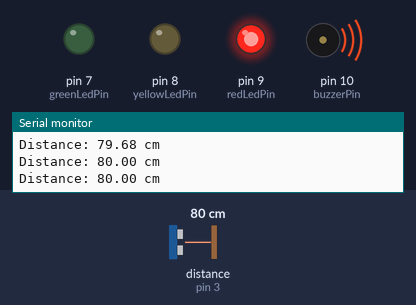
The sketch below on a simulated Arduino Uno, built with avr-gcc and run on an emulated ATmega328P. Parts: output pins drawn as LEDs (lit = HIGH), buzzer (waves = sounding, pin HIGH), the last lines printed to the serial monitor. Wiring (inferred from the names in the program): ultrasonic range finder: trigger pin 2; echo pin 3. Inputs (shaded band) come from the test bench; at power-on: distance to the obstacle (sensor on pin 3) 80 cm. The echo pulse lasts 58.3 µs per cm; pins used as bus, display or sensor lines are not drawn.

Above: at 1.3 s.
1.4 s: distance to the obstacle (sensor on pin 3) set to 16 cm
2.9 s: distance to the obstacle (sensor on pin 3) set to 13 cm
At 4.1 s:
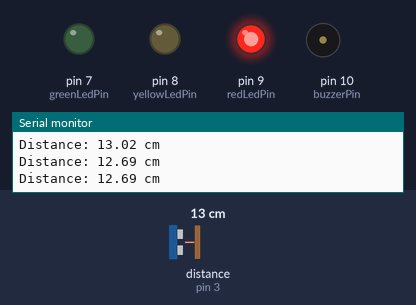
4.5 s: distance to the obstacle (sensor on pin 3) set to 2 cm
At 5.4 s:
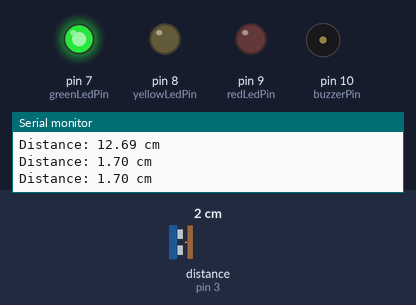
6.0 s: distance to the obstacle (sensor on pin 3) set to 4 cm
7.5 s: distance to the obstacle (sensor on pin 3) set to 7 cm
At 8.0 s:
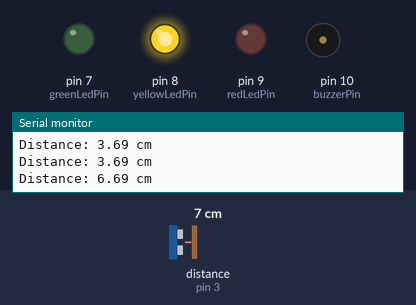
9.0 s: distance to the obstacle (sensor on pin 3) set to 18 cm
At 10.5 s:
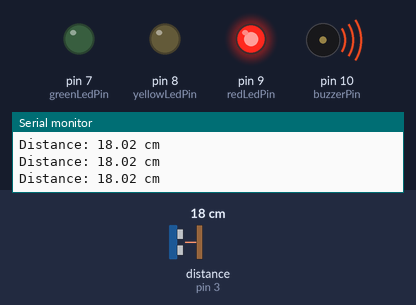
Timing chart, 0 to 11.5 s (numbered marks = the images above; inputs shaded):
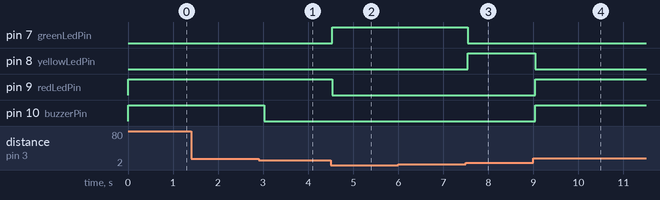

Measured:
- the behaviour switches between 15 and 14 cm on distance to the obstacle (sensor on pin 3) (found by bisection; images 0 and 1)
- the behaviour switches between 5 and 6 cm on distance to the obstacle (sensor on pin 3) (found by bisection; images 2 and 3)
- after the input at 2.9 s, pin 10 (buzzerPin): HIGH → LOW after 0.13 s
- after the input at 4.5 s, pin 7 (greenLedPin): LOW → HIGH at once; pin 9 (redLedPin): HIGH → LOW at once
- after the input at 7.5 s, pin 7 (greenLedPin): HIGH → LOW at once; pin 8 (yellowLedPin): LOW → HIGH at once
- after the input at 9.0 s, pin 8 (yellowLedPin): HIGH → LOW at once; pin 9 (redLedPin), pin 10 (buzzerPin): LOW → HIGH at once

The sketch:

Wate_Level_Indicator_using_HC-SR04.ino
```cpp
// HC-SR04 pins
const int trigPin = 2;
const int echoPin = 3;

// LED pins
const int greenLedPin = 7;
const int yellowLedPin = 8;
const int redLedPin = 9;

// Buzzer pin
const int buzzerPin = 10;

// Constants for distance thresholds
const int greenDistance = 5;   // Green LED threshold (cm)
const int yellowDistance = 10; // Yellow LED threshold (cm)
const int redDistance = 15;    // Red LED and buzzer threshold (cm)

void setup() {
  // Initialize Serial Monitor
  Serial.begin(9600);

  // Initialize pins
  pinMode(trigPin, OUTPUT);
  pinMode(echoPin, INPUT);
  pinMode(greenLedPin, OUTPUT);
  pinMode(yellowLedPin, OUTPUT);
  pinMode(redLedPin, OUTPUT);
  pinMode(buzzerPin, OUTPUT);

  // Turn off LEDs and buzzer initially
  digitalWrite(greenLedPin, LOW);
  digitalWrite(yellowLedPin, LOW);
  digitalWrite(redLedPin, LOW);
  digitalWrite(buzzerPin, LOW);

  Serial.println("Distance-based LED and Buzzer Control");
}

void loop() {
  // Trigger the ultrasonic sensor
  digitalWrite(trigPin, LOW);
  delayMicroseconds(2);
  digitalWrite(trigPin, HIGH);
  delayMicroseconds(10);
  digitalWrite(trigPin, LOW);

  // Calculate the duration of the pulse
  long duration = pulseIn(echoPin, HIGH);

  // Calculate distance based on the duration
  float distance_cm = duration * 0.0343 / 2.0;

  // Print distance to Serial Monitor
  Serial.print("Distance: ");
  Serial.print(distance_cm);
  Serial.println(" cm");

  // Control LEDs and buzzer based on distance thresholds
  if (distance_cm <= greenDistance) {
    digitalWrite(greenLedPin, HIGH);
    digitalWrite(yellowLedPin, LOW);
    digitalWrite(redLedPin, LOW);
    digitalWrite(buzzerPin, LOW);
  } else if (distance_cm <= yellowDistance) {
    digitalWrite(greenLedPin, LOW);
    digitalWrite(yellowLedPin, HIGH);
    digitalWrite(redLedPin, LOW);
    digitalWrite(buzzerPin, LOW);
  } else if (distance_cm <= redDistance) {
    digitalWrite(greenLedPin, LOW);
    digitalWrite(yellowLedPin, LOW);
    digitalWrite(redLedPin, HIGH);
    digitalWrite(buzzerPin, LOW);
  } else {
    digitalWrite(greenLedPin, LOW);
    digitalWrite(yellowLedPin, LOW);
    digitalWrite(redLedPin, HIGH);
    digitalWrite(buzzerPin, HIGH);
  }

  delay(500); // Delay for stability
}
```
